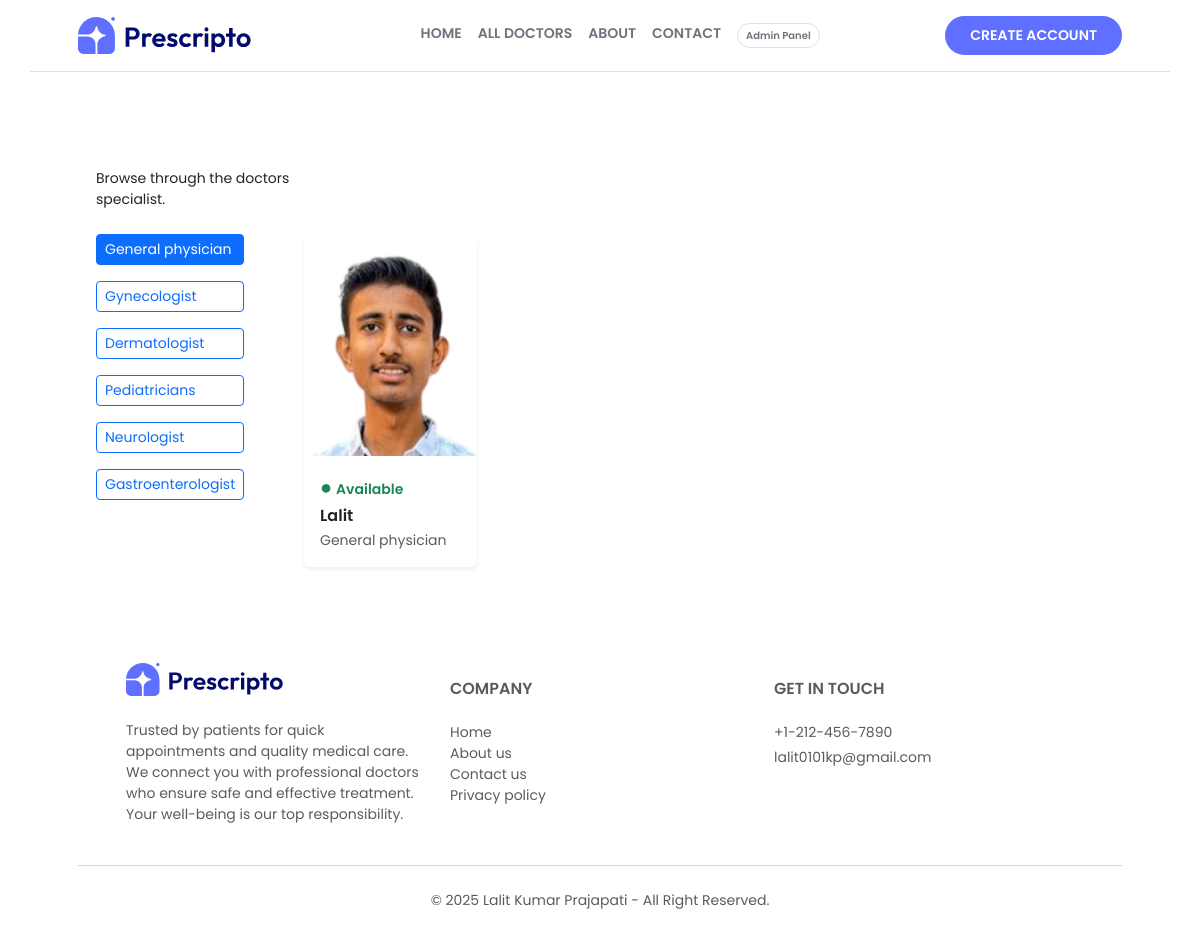
/doctor/General physician/, run on an earlier commit of the app's database.
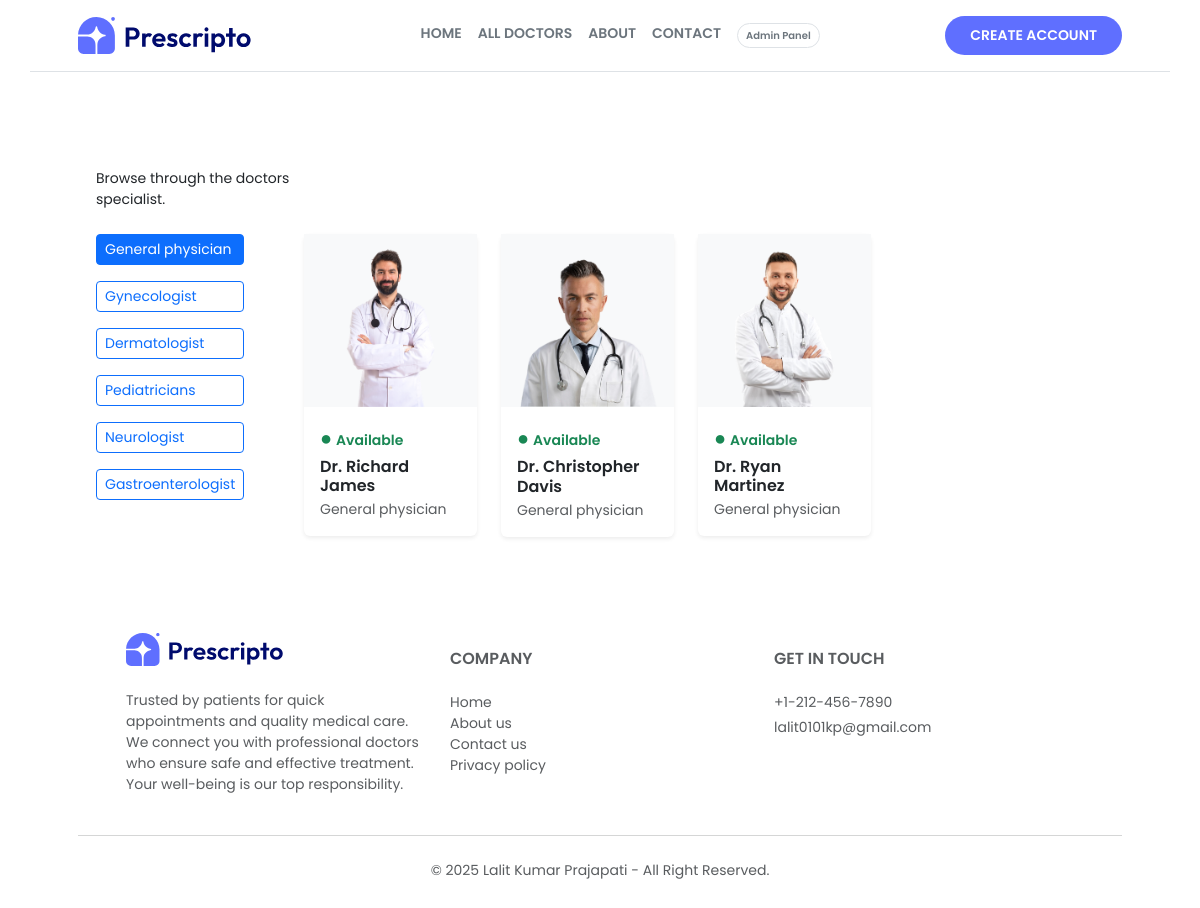
And on a later commit of the database.
### appointment/models.py (models this page shows, shortened)
class Doctor(models.Model):
    image = models.ImageField(upload_to='doctor_image')
    name = models.CharField(max_length=100)
    email = models.EmailField()
    username = models.CharField(max_length=255, unique=True)
    password = models.CharField(max_length=100)
    experience = models.IntegerField()
    fees = models.FloatField()
    category = models.ForeignKey(Category, on_delete=models.CASCADE)
    degree = models.CharField(max_length=50)
    about = models.TextField()
    address = models.TextField()

class Category(models.Model):
    name = models.CharField(max_length=100)
    def __str__(self):
        return self.name

### appointment/views.py (the view)
# urls.py: path('doctor/<str:category_name>/', views.doctor, name='doctor'),
def doctor(request, category_name):
    if category_name == 'all doctor':
        doctors = Doctor.objects.all()
    else:
        doctors = Doctor.objects.filter(category__name=category_name)
    return render(request, 'doctor.html', {'doctors': doctors, 'category_name': category_name})

### templates/doctor.html
{% extends "layout.html" %}
{% load static %}
{% block contant %}
    <section class="mt-5 px-5">
        <div class="container px-5 py-5">
            <p class="mb-4 small">
                Browse through the doctors <br> specialist.
            </p>
            <div class="row">
                <div class="col-md-2 mb-4">
                    <div class="d-flex flex-column gap-3">
                        <a href="{% url "doctor" 'General physician' %}" class="btn {% if category_name == 'General physician' %}btn-primary {% else %}btn-outline-primary{% endif %} btn-sm text-start">General physician</a>
                        <a href="{% url "doctor" 'Gynecologist' %}" class="btn {% if category_name == 'Gynecologist' %}btn-primary {% else %} btn-outline-primary {% endif %} btn-sm text-start">Gynecologist</a>
                        <a href="{% url "doctor" 'Dermatologist' %}" class="btn {% if category_name == 'Dermatologist' %}btn-primary {% else %} btn-outline-primary {% endif %} btn-sm text-start">Dermatologist</a>
                        <a href="{% url "doctor" 'Pediatricians' %}" class="btn {% if category_name == 'Pediatricians' %}btn-primary {% else %} btn-outline-primary {% endif %} btn-sm text-start">Pediatricians</a>
                        <a href="{% url "doctor" 'Neurologist' %}" class="btn {% if category_name == 'Neurologist' %}btn-primary {% else %} btn-outline-primary {% endif %} btn-sm text-start">Neurologist</a>
                        <a href="{% url "doctor" 'Gastroenterologist' %}" class="btn {% if category_name == 'Gastroenterologist' %}btn-primary {% else %} btn-outline-primary {% endif %} btn-sm text-start">Gastroenterologist</a>
                    </div>
                </div>
                <div class="col-md-10 px-5">
                <div class="row row-cols-1 row-cols-sm-2 row-cols-md-4 g-4">
                    {% for doctor in doctors %}
                        <div class="col">
                            <div class="card border-0 rounded shadow-sm card-hover-up">
                                <div class="bg-light d-flex justify-content-center">
                                    <a href="{% url "doctor_info" doctor.id %}">
                                        <img src="{{  doctor.image.url  }}" alt="Doctor" class="img-fluid" style="width: 180px; object-fit: contain;">
                                    </a>
                                </div>
                                <div class="card-body pb-3">
                                    <p class="text-success small fw-semibold mb-1">
                                        <span class="text-success me-1 fs-5">●</span>Available
                                    </p>
                                    <h6 class="card-title fw-semibold mb-1">{{ doctor.name }}</h6>
                                    <p class="text-muted small mb-0">{{ doctor.category }}</p>
                                </div>
                            </div>
                        </div>
                    {% endfor %}
                </div>
                </div>
            </div>
        </div>
    </section>
{% endblock %}

### templates/layout.html (shortened to what this page needs)
<html lang="en">
{% load static %}
<head>
  <link href="https://cdn.jsdelivr.net/npm/bootstrap@5.3.3/dist/css/bootstrap.min.css" rel="stylesheet" />
  <link href="https://cdnjs.cloudflare.com/ajax/libs/font-awesome/5.15.3/css/all.min.css" rel="stylesheet" />
</head>
<body class="bg-white text-gray-900">
  <header class="container py-3 d-flex flex-wrap align-items-center border-bottom justify-content-between px-5">
    <div class="d-flex align-items-center gap-2">
      <a href="{% url "home" %}">
        <img src="{% static "assets/assets_frontend/logo.svg" %}" alt="Prescripto logo icon of a house with a medical cross inside"
          width="80%" height="80%">
      </a>
    </div>
    <nav class="d-flex gap-3 fw-semibold text-secondary small">
      <a class="text-decoration-none text-secondary hover-effect" href="{% url "home" %}">HOME</a>
      <a class="text-decoration-none text-secondary hover-effect" href="{% url "doctor" 'all doctor' %}">ALL DOCTORS</a>
      <a class="text-decoration-none text-secondary hover-effect" href="{% url "about" %}">ABOUT</a>
      <a class="text-decoration-none text-secondary hover-effect" href="{% url "contact" %}">CONTACT</a>
      <a target="_blank" href="{% url "dash_admin" %}" class="border px-2 py-1 rounded-pill text-decoration-none text-secondary hover-effect" style='font-size:10px;'>Admin Panel</a>
    </nav>
    {% if request.session.login %}
      <div class="position-relative dropdown">
        <a href="#" class="d-inline-block" id="profileDropdown" data-bs-toggle="dropdown" aria-expanded="false">
          <img src="{% static "assets/assets_frontend/upload_area.png" %}" alt="Profile" height="36">
        </a>
        <ul class="dropdown-menu dropdown-menu-end shadow" aria-labelledby="profileDropdown">
          {% comment %} <li><a class="dropdown-item" href="">My Profile</a></li> {% endcomment %}
          <li><a class="dropdown-item" href="{% url "user_appointment" %}">My Appointments</a></li>
          <li><a class="dropdown-item" href="{% url "logout_user" %}">Logout</a></li>
        </ul>
      </div>
    {% else %}
      <a href="{% url "register" %}" type="button" class="btn btn-sm text-sm rounded-pill px-4 py-2 text-white text-uppercase fw-semibold"
        style="background-color: rgb(95 111 255);">
        Create account
      </a>
    {% endif %}
  </header>
  {% block contant %}
  {% endblock %}
  <footer class="container p-5 text-muted small">
      <div class="row px-5">
      <div class="col-sm-4 mb-4 mb-sm-0">
          <div class="d-flex align-items-center mb-4">
            <a href="{% url "home" %}">
              <img src="{% static "assets/assets_frontend/logo.svg" %}" alt="Prescripto logo icon of a house with a medical cross inside"
                class="me-2" width="70%" />
            </a>
          </div>
          <p class="text-muted" style="max-width: 300px; line-height: 1.5;">
            Trusted by patients for quick appointments and quality medical care.
            We connect you with professional doctors who ensure safe and effective treatment.
            Your well-being is our top responsibility.
          </p>
      </div>
      <div class="col-sm-4 mb-4 mb-sm-0">
          <h6 class="fw-semibold mt-3 mb-4">COMPANY</h6>
          <ul class="list-unstyled ">
          <li><a href="#" class="text-decoration-none text-muted">Home</a></li>
          <li><a href="#" class="text-decoration-none text-muted">About us</a></li>
          <li><a href="#" class="text-decoration-none text-muted">Contact us</a></li>
          <li><a href="#" class="text-decoration-none text-muted">Privacy policy</a></li>
          </ul>
      </div>
      <div class="col-sm-4 mb-4">
          <h6 class="fw-semibold mb-4 mt-3">GET IN TOUCH</h6>
          <address class="text-muted mb-0">
          <p class="mb-1">+1-212-456-7890</p>
          <p class="mb-0">lalit0101kp@gmail.com</p>
          </address>
      </div>
      </div>
      <hr class="my-4" />
      <p class="text-center text-muted mb-0">
      &copy; 2025 Lalit Kumar Prajapati - All Right Reserved.
      </p>
  </footer>
  </body>
</html>

### templates/layout.html (style rules this page uses)
body { font-family: "Poppins", sans-serif; }
.card-hover-up { transition: transform 0.3s ease; }

What changed in the data, as far as the page shows it:
removed Doctor: image (picture), name "Lalit", category "General physician"
added Doctor: image (picture), name "Dr. Richard James", category "General physician"
added Doctor: image (picture), name "Dr. Christopher Davis", category "General physician"
added Doctor: image (picture), name "Dr. Ryan Martinez", category "General physician"
